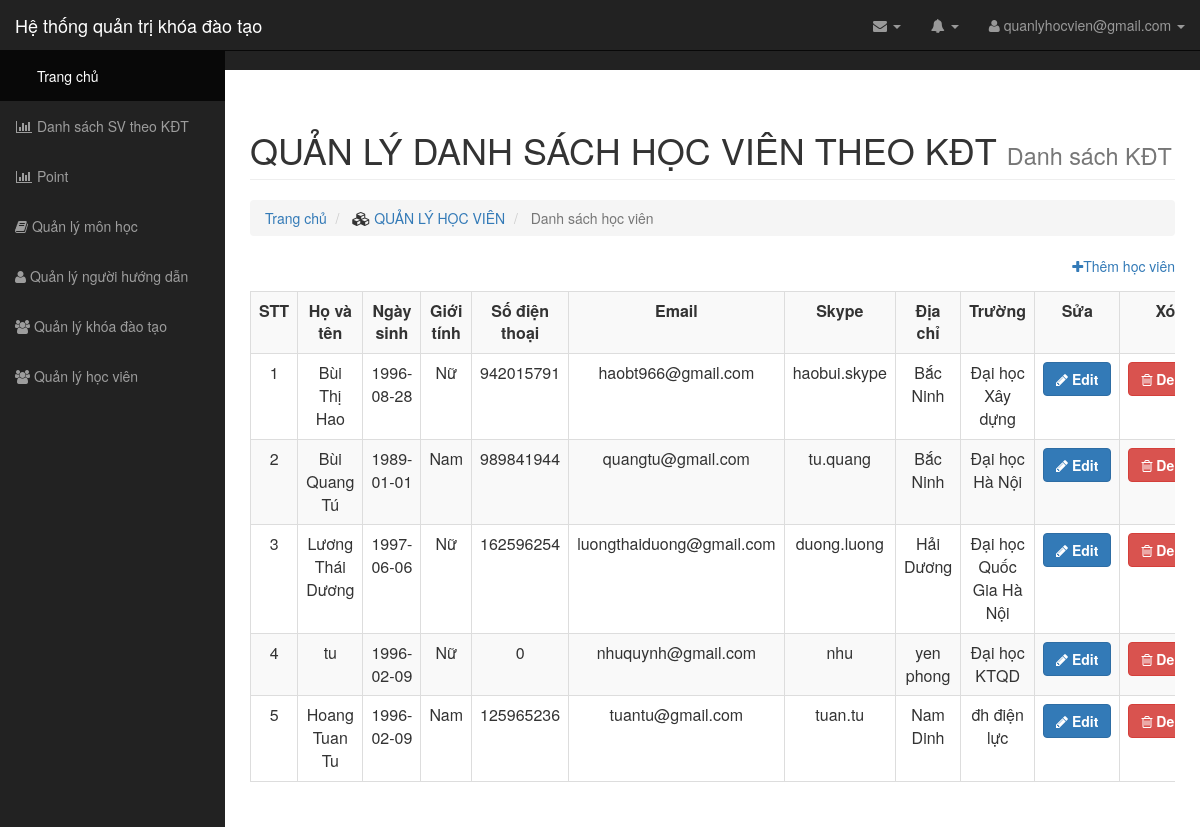
/teamplate/list/list_hocvien.php, run on an earlier commit of the app's database.
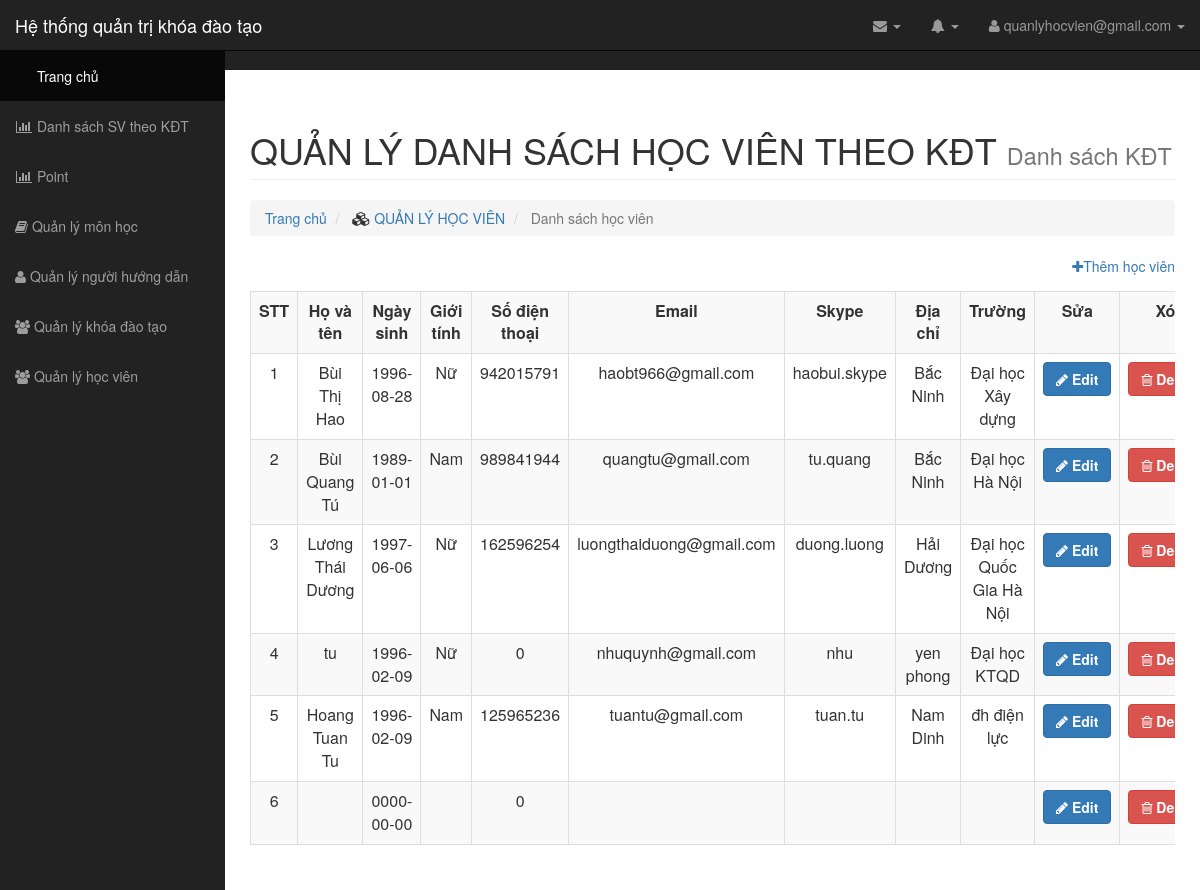
And on a later commit of the database.
### tables this page shows
CREATE TABLE `student` (
  `st_id` int(11) NOT NULL,
  `school_id` int(11) NOT NULL,
  `st_name` varchar(255) NOT NULL,
  `st_date` date DEFAULT NULL,
  `st_gender` varchar(255) DEFAULT NULL,
  `st_phone` int(11) DEFAULT NULL,
  `st_email` varchar(255) DEFAULT NULL,
  `st_skype` varchar(255) DEFAULT NULL,
  `st_address` varchar(255) DEFAULT NULL
);

CREATE TABLE `school` (
  `school_id` int(11) NOT NULL,
  `school_name` varchar(255) NOT NULL
);

### teamplate/list/list_hocvien.php (the view, shortened to what this page needs)
<?php
include "../connect.php";
$qr = $conn->query("SELECT student.st_id, student.st_name, student.st_date, student.st_gender, student.st_phone, student.st_email, student.st_skype, student.st_address, school.school_name FROM student INNER JOIN school ON student.school_id = school.school_id ");
?>
<link rel="stylesheet" type="text/css" href="../../css/style.css">
<body>
	<div id="wrapper">
		<?php
		require_once '../../layout/menu.php';
		?>
		<div id="page-wrapper">
			<div class="container-fluid">
				<div class="row">
					<div class="col-lg-12">
						<h1 class="page-header">
							QUẢN LÝ DANH SÁCH HỌC VIÊN THEO KĐT
							<small>Danh sách KĐT</small>
						</h1>
						<ol class="breadcrumb">
							<li>
								<a href="#">Trang chủ</a>
							</li>
							<li>
								<i class="fa fa-cubes"></i><a href="../list/list_hocvien.php"> QUẢN LÝ HỌC VIÊN</a>
							</li>
							<li class="active">
								Danh sách học viên
							</li>
						</ol>
					</div>
				</div>
				<div class="them">
					<a href="../insert/insert_hocvien.php"><i class="fa fa-plus"></i>Thêm học viên</a>
				</div>
				<div class="panel-body">
					<div class="table-responsive">
						<table class="table table-bordered table-hover table-striped">
							<tr>
								<th>STT</th>
								<th>Họ và tên</th>
								<th>Ngày sinh</th>
								<th>Giới tính</th>
								<th>Số điện thoại</th>
								<th>Email</th>
								<th>Skype</th>
								<th>Địa chỉ</th>
								<th>Trường</th>
								<th>Sửa</th>
								<th>Xóa</th>
							</tr>
							<?php
								$i =1;
								while ($rs=mysqli_fetch_array($qr)) {
									echo "<tr>";
									echo '<td>'.$i.'</td>';
									echo '<td>'.$rs["st_name"].'</td>';
									echo '<td>'.$rs["st_date"].'</td>';
									echo '<td>'.$rs["st_gender"].'</td>';
									echo '<td>'.$rs["st_phone"].'</td>';
									echo '<td>'.$rs["st_email"].'</td>';
									echo '<td>'.$rs["st_skype"].'</td>';
									echo '<td>'.$rs["st_address"].'</td>';
									echo '<td>'.$rs["school_name"].'</td>';
									echo "<td><button type='button' class='btn btn-primary'><i class='fa fa-pencil' aria-hidden='true'></i> <a href='../update/update_hocvien.php?st_id=". $rs["st_id"] ."'> Edit</a></button></td>";
									echo "<td><button type='button' class='btn btn-danger'><i class='fa fa-trash-o' aria-hidden='true'></i> <a href='../delete/delete_hocvien.php?st_id=". $rs["st_id"] ."' onclick='return checkDelete()'>Delete</a></button></td>";
									echo '</tr>';
									$i++;
								}
							?>
						</table>
					</div>
				</div>
			</div>
		</div>

### layout/menu.php (shortened to what this page needs)
<nav class="navbar navbar-inverse navbar-fixed-top" role="navigation">
    <div class="navbar-header">
        <a class="navbar-brand" href="http://localhost:8080/quanlyhocvien/admin/index/index.php">Hệ thống quản trị khóa đào tạo</a>
    </div>
    <ul class="nav navbar-right top-nav">
        <li class="dropdown">
            <a href="#" class="dropdown-toggle" data-toggle="dropdown"><i class="fa fa-envelope"></i> <b class="caret"></b></a>
        </li>
        <li class="dropdown">
            <a href="#" class="dropdown-toggle" data-toggle="dropdown"><i class="fa fa-bell"></i> <b class="caret"></b></a>
        </li>
        <li class="dropdown">
            <a href="#" class="dropdown-toggle" data-toggle="dropdown"><i class="fa fa-user"></i> quanlyhocvien@gmail.com <b class="caret"></b></a>
        </li>
    </ul>
    <div class="collapse navbar-collapse navbar-ex1-collapse">
        <ul class="nav navbar-nav side-nav">
            <li class="active">
                <a href="../../teamplate/index/index.php"><i class="fa fa-fw fa-Trang chủ"></i> Trang chủ</a>
            </li>
            <li>
                <a href=../../teamplate/list.php"><i class="fa fa-fw fa-bar-chart-o"></i> Danh sách SV theo KĐT</a>
            </li>
            <li>
                <a href="../list/register.php"><i class="fa fa-fw fa-bar-chart-o"></i> Point</a>
            </li>
            <li>
                <a href="/quanlyhocvien/admin/teamplate/list/list_monhoc.php" ><i class="fa fa-book"></i> Quản lý môn học </i></a>
            </li>
           <li>
                <a href="/quanlyhocvien/admin/teamplate/list/list_giaovien.php" ><i class="fa fa-user"></i> Quản lý người hướng dẫn </i></a>
            </li>
            <li>
                <a href="../list/list_khoadaotao.php"><i class="fa fa-users" aria-hidden="true"></i> Quản lý khóa đào tạo</a>
            </li>
             <li>
                <a href="../../teamplate/list/list_hocvien.php"><i class="fa fa-users" aria-hidden="true"></i> Quản lý học viên</a>
            </li>
        </ul>
    </div>
</nav>

### css/sb-admin.css (style rules this page uses)
body { margin-top: 100px; background-color: #222; }
@media (min-width:768px) { body { margin-top: 50px; } }
#wrapper { padding-left: 0; }
#page-wrapper { width: 100%; padding: 0; background-color: #fff; }
@media (min-width:768px) { #wrapper { padding-left: 225px; } }
@media (min-width:768px) { #page-wrapper { padding: 10px; } }
.top-nav { padding: 0 15px; }
.top-nav>li { display: inline-block; float: left; }
.top-nav>li>a { padding-top: 15px; padding-bottom: 15px; line-height: 20px; color: #999; }
@media (min-width:768px) { .side-nav { position: fixed; top: 51px; left: 225px; width: 225px; margin-left: -225px; border: none; border-radius: 0; overflow-y: auto; background-color: #222; bottom: 0; overflow-x: hidden; padding-bottom: 40px; } }
@media (min-width:768px) { .side-nav>li>a { width: 225px; } }

### css/style.css (style rules this page uses)
.row { padding-top: 10px; }
.table tr th { text-align: center; }
.table tr td { text-align: center; }
.them { text-align: right }
.panel-body { padding: 15px 0; }
button>a { color: #fff; font-weight: 600; }

What changed in the data, as far as the page shows it:
added student: st_date "0000-00-00", st_phone "0"
